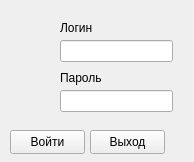
<?xml version="1.0" encoding="UTF-8"?>
<ui version="4.0">
 <class>Vxod</class>
 <widget class="QWidget" name="Vxod">
  <property name="geometry">
   <rect>
    <x>0</x>
    <y>0</y>
    <width>194</width>
    <height>162</height>
   </rect>
  </property>
  <property name="windowTitle">
   <string>Form</string>
  </property>
  <widget class="QPushButton" name="pushButton">
   <property name="geometry">
    <rect>
     <x>10</x>
     <y>130</y>
     <width>75</width>
     <height>24</height>
    </rect>
   </property>
   <property name="text">
    <string>Войти</string>
   </property>
  </widget>
  <widget class="QPushButton" name="pushButton_2">
   <property name="geometry">
    <rect>
     <x>90</x>
     <y>130</y>
     <width>75</width>
     <height>24</height>
    </rect>
   </property>
   <property name="text">
    <string>Выход</string>
   </property>
  </widget>
  <widget class="QLineEdit" name="lineEdit">
   <property name="geometry">
    <rect>
     <x>60</x>
     <y>40</y>
     <width>113</width>
     <height>22</height>
    </rect>
   </property>
  </widget>
  <widget class="QLineEdit" name="lineEdit_2">
   <property name="geometry">
    <rect>
     <x>60</x>
     <y>90</y>
     <width>113</width>
     <height>22</height>
    </rect>
   </property>
  </widget>
  <widget class="QLabel" name="label">
   <property name="geometry">
    <rect>
     <x>60</x>
     <y>20</y>
     <width>49</width>
     <height>16</height>
    </rect>
   </property>
   <property name="text">
    <string>Логин</string>
   </property>
  </widget>
  <widget class="QLabel" name="label_2">
   <property name="geometry">
    <rect>
     <x>60</x>
     <y>70</y>
     <width>49</width>
     <height>16</height>
    </rect>
   </property>
   <property name="text">
    <string>Пароль</string>
   </property>
  </widget>
 </widget>
 <resources/>
 <connections/>
</ui>
